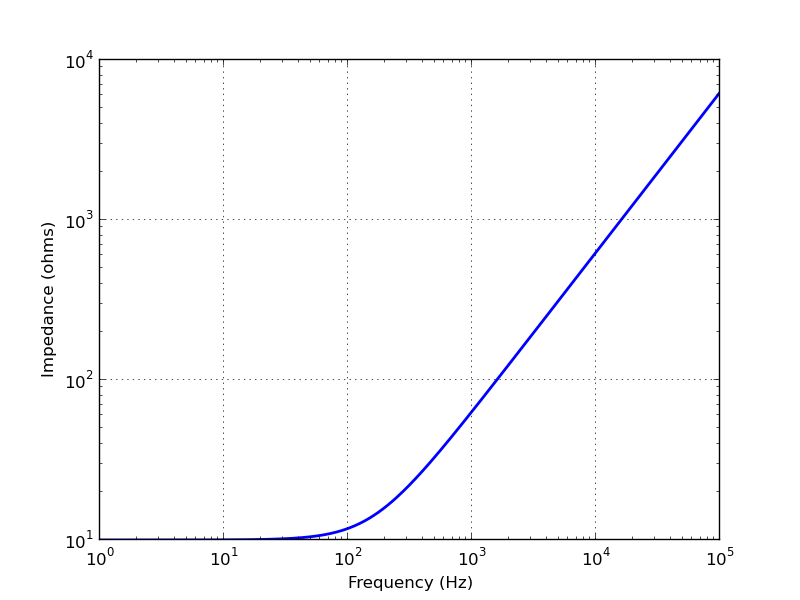

This chart was generated by the following Python code:
from lcapy import *
from numpy import logspace
from matplotlib.pyplot import figure, savefig, show

N = R(10) + L(1e-2)

f = logspace(0, 5, 400)
Z = N.Z.frequency_response(f)

fig = figure()
ax = fig.add_subplot(111)
ax.loglog(f, abs(Z), linewidth=2)
ax.set_xlabel('Frequency (Hz)')
ax.set_ylabel('Impedance (ohms)')
ax.grid(True)
show()

savefig('series-RL1-Z.png')
